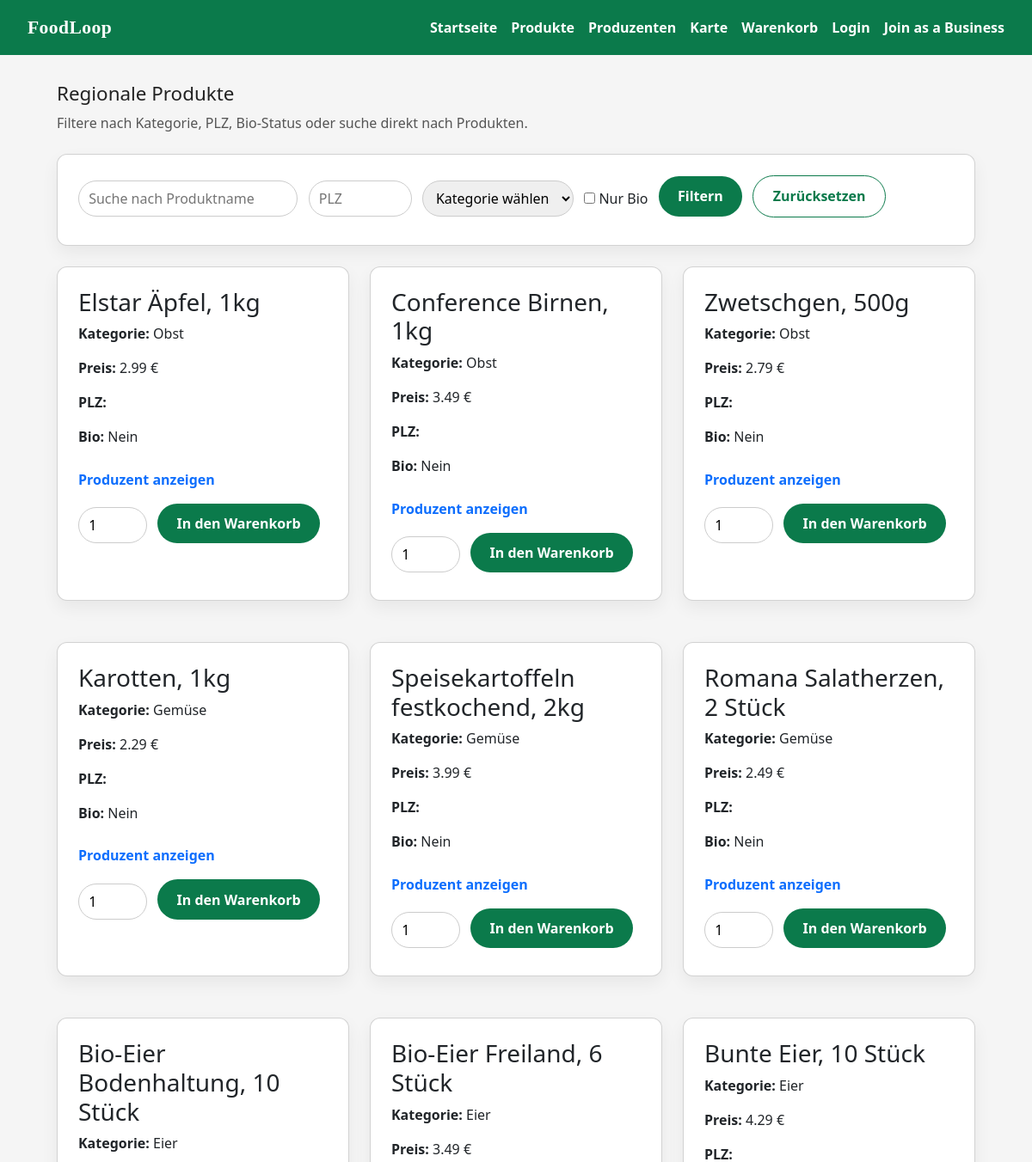
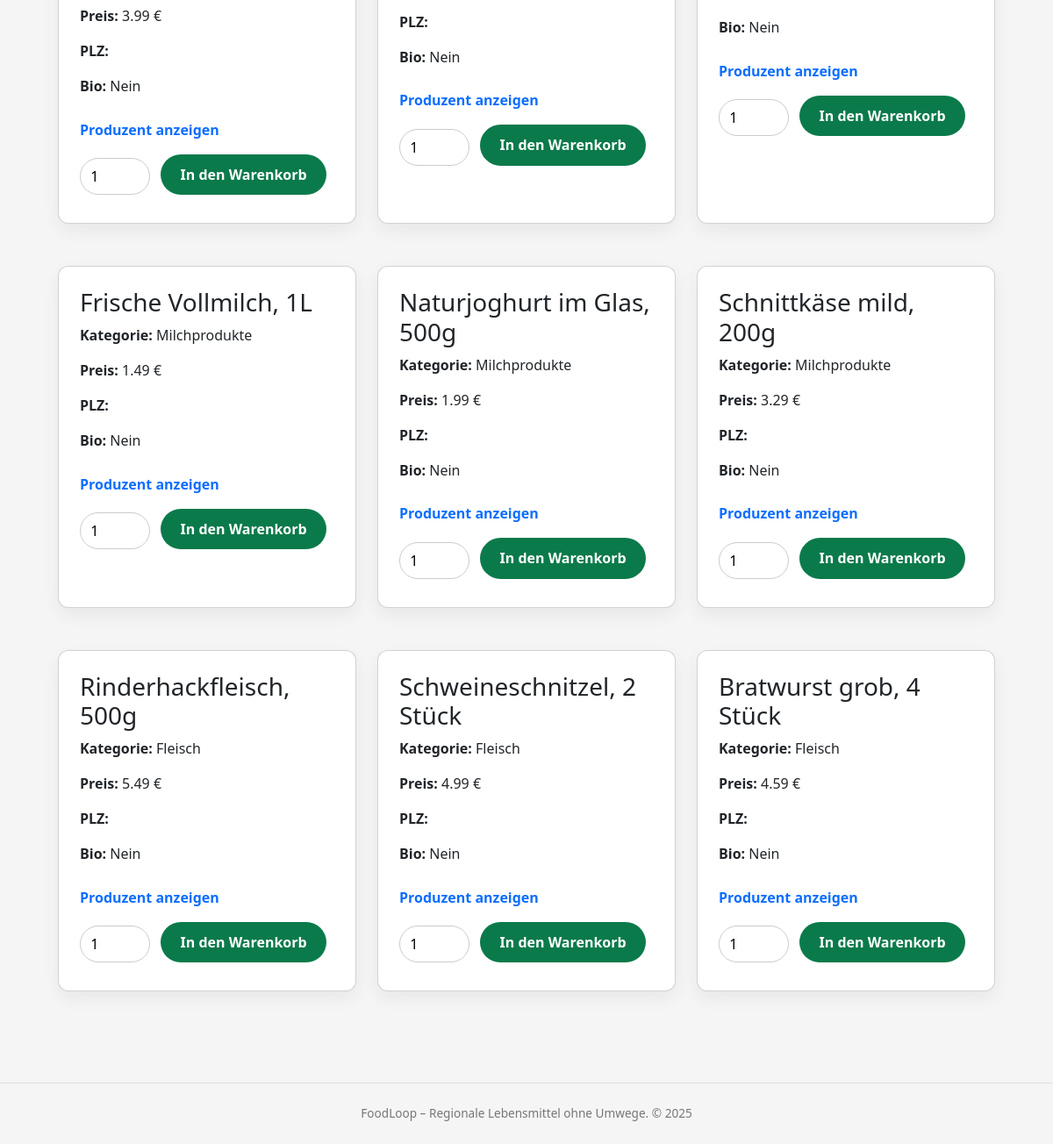
Page /products on the committed database (2 pictures, top to bottom).
### models.py (models this page shows)
class Product(db.Model):
    __tablename__ = "product"
    product_id = db.Column(db.Integer, primary_key=True)
    producer_id = db.Column(
        db.Integer,
        db.ForeignKey("producer_profile.producer_id"),
        nullable=False,
    )
    category_id = db.Column(
        db.Integer, db.ForeignKey("category.category_id"), nullable=False
    )
    name = db.Column(db.String(255), nullable=False)
    description = db.Column(db.Text)
    price = db.Column(db.Numeric(10, 2), nullable=False)
    is_active = db.Column(db.Boolean, default=True, nullable=False)
    created_at = db.Column(db.DateTime, default=datetime.utcnow, nullable=False)
    producer = db.relationship("ProducerProfile", back_populates="products")
    category = db.relationship("Category", back_populates="products")
    cart_items = db.relationship("CartItem", back_populates="product", lazy="dynamic")
    order_items = db.relationship(
        "OrderItem", back_populates="product", lazy="dynamic"
    )

class Category(db.Model):
    __tablename__ = "category"
    category_id = db.Column(db.Integer, primary_key=True)
    name = db.Column(db.String(100), nullable=False, unique=True)
    products = db.relationship("Product", back_populates="category", lazy="dynamic")
    producers = db.relationship(
        "ProducerProfile",
        secondary=producer_category,
        back_populates="categories",
        lazy="dynamic",
    )

### app.py (the view)
@app.route("/products")
def products():
    products = Product.query.filter_by(is_active=True).all()
    categories = Category.query.all()
    return render_template("products.html", products=products, categories=categories)

### templates/products.html (shortened to what this page needs)
{% extends "base.html" %}
{% block content %}
<section>
    <h1 class="section-title">Regionale Produkte</h1>
    <p class="section-sub">
        Filtere nach Kategorie, PLZ, Bio-Status oder suche direkt nach Produkten.
    </p>
    <div class="card">
        <form method="get" class="inline-form">
            <input type="text" name="q" placeholder="Suche nach Produktname" value="{{ current_query }}">
            <input type="text" name="zip" placeholder="PLZ" value="{{ current_zip }}" style="max-width:120px;">
            <select name="category">
                <option value="">Kategorie wählen</option>
            </select>
            <label>
                <input type="checkbox" name="bio" {% if current_bio %}checked{% endif %}>
                Nur Bio
            </label>
            <button class="btn btn-primary" type="submit">Filtern</button>
            <a href="{{ url_for('products') }}" class="btn btn-secondary">Zurücksetzen</a>
        </form>
    </div>
    <div class="grid">
        {% if products %}
        {% for p in products %}
        <div class="card">
            <h3>{{ p.name }}</h3>
            <p><strong>Kategorie:</strong> {{ p.category.name }}</p>
            <p><strong>Preis:</strong> {{ "%.2f"|format(p.price) }} €</p>
            <p><strong>PLZ:</strong> {{ p.zip }}</p>
            <p><strong>Bio:</strong> {{ "Ja" if p.bio else "Nein" }}</p>
            <p style="margin-top:0.5rem;">
                <button
                    type="button"
                    class="btn btn-link p-0 show-producer-btn"
                    data-producer-id="{{ p.producer_id }}">
                    Produzent anzeigen
                </button>
            </p>
            <form class="inline-form add-to-cart-form" data-product-id="{{ p.product_id }}">
                <input type="number" name="quantity" value="1" min="1" style="max-width:80px;">
                <button type="button" class="btn btn-primary add-to-cart-btn">
                    In den Warenkorb
                </button>
            </form>
        </div>
        {% endfor %}
        {% else %}
        <div class="card">
            <p>Keine Produkte gefunden. Passe deine Filter an.</p>
        </div>
        {% endif %}
    </div>
</section>
{% endblock %}

### static/css/base.css (style rules this page uses)
body { font-family: system-ui, -apple-system, BlinkMacSystemFont, "Segoe UI", sans-serif; margin: 0; background: #f5f5f5; color: #222; overflow-x: hidden; }
input, select { padding: 0.5rem 0.7rem; border-radius: 999px; border: 1px solid #ccc; font: inherit; }

### static/css/layout.css (style rules this page uses)
.grid { display: grid; grid-template-columns: repeat(auto-fill, minmax(260px, 1fr)); gap: 1.5rem; max-width: 1100px; margin: 0 auto; }
.section-title { font-size: 1.4rem; margin-bottom: 0.5rem; }
.section-sub { color: #555; margin-bottom: 1.5rem; }

### static/css/components.css (style rules this page uses)
.btn { display: inline-block; padding: 0.7rem 1.4rem; border-radius: 999px; border: none; cursor: pointer; text-decoration: none; font-weight: 600; }
.btn-primary { background: #0b7a4b; color: white; }
.btn-secondary { background: white; color: #0b7a4b; border: 1px solid #0b7a4b; }
.card { background: white; border-radius: 0.75rem; padding: 1.5rem; box-shadow: 0 8px 20px rgba(0,0,0,0.06); margin-bottom: 1.5rem; }
form.inline-form > * { margin-right: 0.5rem; margin-bottom: 0.5rem; }

### rows in the picture
Product: name "Elstar Äpfel, 1kg", category.name "Obst", price "2.99", bio "Nein"
Product: name "Conference Birnen, 1kg", category.name "Obst", price "3.49", bio "Nein"
Product: name "Zwetschgen, 500g", category.name "Obst", price "2.79", bio "Nein"
Product: name "Karotten, 1kg", category.name "Gemüse", price "2.29", bio "Nein"
Product: name "Speisekartoffeln festkochend, 2kg", category.name "Gemüse", price "3.99", bio "Nein"
Product: name "Romana Salatherzen, 2 Stück", category.name "Gemüse", price "2.49", bio "Nein"
Product: name "Bio-Eier Bodenhaltung, 10 Stück", category.name "Eier", price "3.99", bio "Nein"
Product: name "Bio-Eier Freiland, 6 Stück", category.name "Eier", price "3.49", bio "Nein"
Product: name "Bunte Eier, 10 Stück", category.name "Eier", price "4.29", bio "Nein"
Product: name "Frische Vollmilch, 1L", category.name "Milchprodukte", price "1.49", bio "Nein"
Product: name "Naturjoghurt im Glas, 500g", category.name "Milchprodukte", price "1.99", bio "Nein"
Product: name "Schnittkäse mild, 200g", category.name "Milchprodukte", price "3.29", bio "Nein"
Product: name "Rinderhackfleisch, 500g", category.name "Fleisch", price "5.49", bio "Nein"
Product: name "Schweineschnitzel, 2 Stück", category.name "Fleisch", price "4.99", bio "Nein"
Product: name "Bratwurst grob, 4 Stück", category.name "Fleisch", price "4.59", bio "Nein"

### other values in the picture
{{ 2025 }} "2025"
